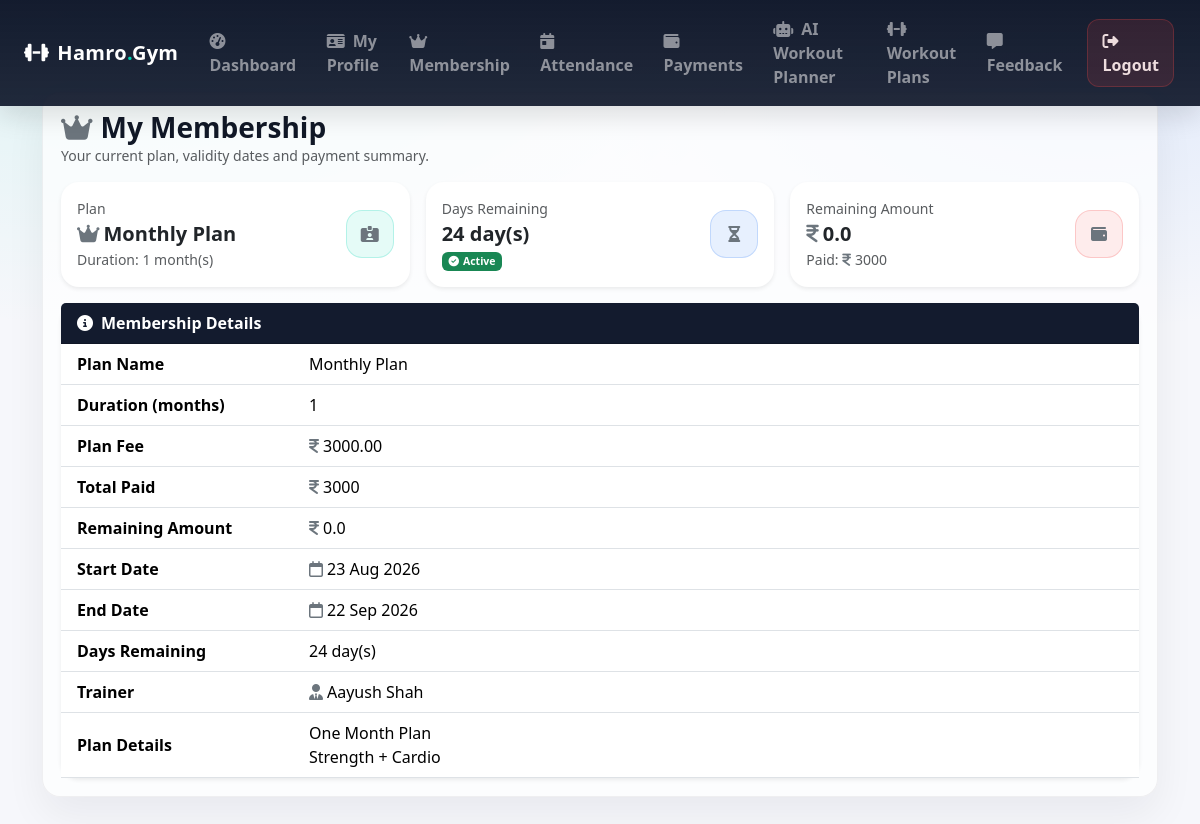
The page /member_membership/ (signed in) on the database its author committed.
### gymapp/models.py (models this page shows, shortened)
class MemberProfile(models.Model):
    GENDER_CHOICES = (
        ('MALE', 'Male'),
        ('FEMALE', 'Female'),
        ('OTHER', 'Other'),
    )
    user = models.OneToOneField(settings.AUTH_USER_MODEL, on_delete=models.CASCADE, related_name='member_profile')
    full_name = models.CharField(max_length=100)
    mobile = models.CharField(max_length=15)
    age = models.PositiveIntegerField(null=True, blank=True)
    gender = models.CharField(max_length=10, choices=GENDER_CHOICES, null=True, blank=True)
    address = models.TextField(blank=True)
    join_date = models.DateField(default=timezone.now)
    plan = models.ForeignKey(MembershipPlan,
                             on_delete=models.SET_NULL, # If plan is deleted, set to null
                             null=True, blank=True,
                             related_name='members'
                             )
    trainer = models.ForeignKey(Trainer,
                                on_delete=models.SET_NULL, # If trainer is deleted, set to null
                                null=True, blank=True,
                                related_name='members' # access members via trainer.members
                                )
    membership_start = models.DateField(null=True, blank=True)
    membership_end = models.DateField(null=True, blank=True)

class MembershipPlan(models.Model):
    name = models.CharField(max_length=100)
    duration_months = models.PositiveIntegerField()
    fee = models.DecimalField(max_digits=10, decimal_places=2)
    description = models.TextField(blank=True)

class Trainer(models.Model):
    name = models.CharField(max_length=100)
    mobile = models.CharField(max_length=15)
    specialization = models.CharField(max_length=100)
    shift_timing = models.CharField(max_length=50)

### gymapp/views.py (the view)
    def wrapper(request, *args, **kwargs):
        if not request.user.is_authenticated or getattr(request.user, 'role', None) != 'MEMBER':
            messages.error(request, 'You must be a member to access this page.')
            return redirect('member_login')
        return view_func(request, *args, **kwargs)

### gymapp/views.py (called while the page is built)
def member_required(view_func):
    def wrapper(request, *args, **kwargs):
        if not request.user.is_authenticated or getattr(request.user, 'role', None) != 'MEMBER':
            messages.error(request, 'You must be a member to access this page.')
            return redirect('member_login')
        return view_func(request, *args, **kwargs)
    return wrapper

### gymapp/templates/member_membership.html (shortened to what this page needs)
{% extends 'base.html' %}
{% block content %}
<div class="d-flex flex-wrap justify-content-between align-items-center gap-2 mb-3">
    <div>
        <h3 class="mb-0 fw-bold">
            <i class="fa-solid fa-crown me-2 text-secondary"></i>My Membership
        </h3>
        <div class="text-muted small">Your current plan, validity dates and payment summary.</div>
    </div>
</div>
{% if member.plan %}
    <div class="row g-3 mb-3">
        <div class="col-12 col-md-4">
            <div class="card border-0 shadow-sm h-100" style="border-radius:18px;">
                <div class="card-body">
                    <div class="d-flex justify-content-between align-items-center">
                        <div>
                            <div class="text-muted small">Plan</div>
                            <div class="fw-bold fs-5">
                                <i class="fa-solid fa-crown me-1 text-secondary"></i>{{ member.plan.name }}
                            </div>
                            <div class="small text-muted">
                                Duration: {{ member.plan.duration_months }} month(s)
                            </div>
                        </div>
                        <div class="d-inline-flex align-items-center justify-content-center"
                             style="width:48px;height:48px;border-radius:16px;background:rgba(0,209,178,.10);border:1px solid rgba(0,209,178,.22);">
                            <i class="fa-solid fa-id-card-clip text-secondary"></i>
                        </div>
                    </div>
                </div>
            </div>
        </div>
        <div class="col-12 col-md-4">
            <div class="card border-0 shadow-sm h-100" style="border-radius:18px;">
                <div class="card-body">
                    <div class="d-flex justify-content-between align-items-center">
                        <div>
                            <div class="text-muted small">Days Remaining</div>
                            <div class="fw-bold fs-5">
                                {% if days_remaining is not None %}
                                    {{ days_remaining }} day(s)
                                {% else %}
                                    -
                                {% endif %}
                            </div>
                            <div class="small">
                                {% if days_remaining is not None %}
                                    {% if days_remaining > 0 %}
                                        <span class="badge text-bg-success">
                                            <i class="fa-solid fa-circle-check me-1"></i>Active
                                        </span>
                                    {% elif days_remaining == 0 %}
                                        <span class="badge text-bg-warning">
                                            <i class="fa-solid fa-triangle-exclamation me-1"></i>Expires Today
                                        </span>
                                    {% else %}
                                        <span class="badge text-bg-danger">
                                            <i class="fa-solid fa-circle-xmark me-1"></i>Expired
                                        </span>
                                    {% endif %}
                                {% else %}
                                    <span class="badge text-bg-secondary">
                                        <i class="fa-solid fa-circle-info me-1"></i>Not Set
                                    </span>
                                {% endif %}
                            </div>
                        </div>
                        <div class="d-inline-flex align-items-center justify-content-center"
                             style="width:48px;height:48px;border-radius:16px;background:rgba(59,130,246,.12);border:1px solid rgba(59,130,246,.22);">
                            <i class="fa-solid fa-hourglass-half text-secondary"></i>
                        </div>
                    </div>
                </div>
            </div>
        </div>
        <div class="col-12 col-md-4">
            <div class="card border-0 shadow-sm h-100" style="border-radius:18px;">
                <div class="card-body">
                    <div class="d-flex justify-content-between align-items-center">
                        <div>
                            <div class="text-muted small">Remaining Amount</div>
                            <div class="fw-bold fs-5">
                                {% if remaining is not None %}
                                    <i class="fa-solid fa-indian-rupee-sign me-1 text-secondary"></i>{{ remaining }}
                                {% else %}
                                    -
                                {% endif %}
                            </div>
                            <div class="small text-muted">
                                Paid: <i class="fa-solid fa-indian-rupee-sign me-1 text-secondary"></i>{{ total_paid }}
                            </div>
                        </div>
                        <div class="d-inline-flex align-items-center justify-content-center"
                             style="width:48px;height:48px;border-radius:16px;background:rgba(239,68,68,.10);border:1px solid rgba(239,68,68,.22);">
                            <i class="fa-solid fa-wallet text-secondary"></i>
                        </div>
                    </div>
                </div>
            </div>
        </div>
    </div>
    <div class="card border-0 shadow-sm" style="border-radius:18px;">
        <div class="card-header" style="background: rgba(15,23,42,.98); color:#fff;">
            <div class="fw-bold">
                <i class="fa-solid fa-circle-info me-2"></i>Membership Details
            </div>
        </div>
        <div class="card-body p-0">
            <div class="table-responsive">
                <table class="table mb-0 align-middle">
                    <tbody>
                        <tr>
                            <th class="ps-3" style="width:240px;">Plan Name</th>
                            <td class="pe-3">{{ member.plan.name }}</td>
                        </tr>
                        <tr>
                            <th class="ps-3">Duration (months)</th>
                            <td class="pe-3">{{ member.plan.duration_months }}</td>
                        </tr>
                        <tr>
                            <th class="ps-3">Plan Fee</th>
                            <td class="pe-3">
                                <i class="fa-solid fa-indian-rupee-sign me-1 text-secondary"></i>{{ member.plan.fee }}
                            </td>
                        </tr>
                        <tr>
                            <th class="ps-3">Total Paid</th>
                            <td class="pe-3">
                                <i class="fa-solid fa-indian-rupee-sign me-1 text-secondary"></i>{{ total_paid }}
                            </td>
                        </tr>
                        <tr>
                            <th class="ps-3">Remaining Amount</th>
                            <td class="pe-3">
                                {% if remaining is not None %}
                                    <i class="fa-solid fa-indian-rupee-sign me-1 text-secondary"></i>{{ remaining }}
                                {% else %}
                                    -
                                {% endif %}
                            </td>
                        </tr>
                        <tr>
                            <th class="ps-3">Start Date</th>
                            <td class="pe-3">
                                {% if member.membership_start %}
                                    <i class="fa-regular fa-calendar me-1 text-secondary"></i>{{ member.membership_start|date:"d M Y" }}
                                {% else %}
                                    -
                                {% endif %}
                            </td>
                        </tr>
                        <tr>
                            <th class="ps-3">End Date</th>
                            <td class="pe-3">
                                {% if member.membership_end %}
                                    <i class="fa-regular fa-calendar me-1 text-secondary"></i>{{ member.membership_end|date:"d M Y" }}
                                {% else %}
                                    -
                                {% endif %}
                            </td>
                        </tr>
                        <tr>
                            <th class="ps-3">Days Remaining</th>
                            <td class="pe-3">
                                {% if days_remaining is not None %}
                                    {{ days_remaining }} day(s)
                                {% else %}
                                    -
                                {% endif %}
                            </td>
                        </tr>
                        <tr>
                            <th class="ps-3">Trainer</th>
                            <td class="pe-3">
                                {% if member.trainer %}
                                    <i class="fa-solid fa-user-tie me-1 text-secondary"></i>{{ member.trainer.name }}
                                {% else %}
                                    <span class="text-muted">Not Assigned</span>
                                {% endif %}
                            </td>
                        </tr>
                        <tr>
                            <th class="ps-3">Plan Details</th>
                            <td class="pe-3">
                                {% if member.plan.description %}
                                    <div style="white-space:pre-line;">{{ member.plan.description }}</div>
                                {% else %}
                                    -
                                {% endif %}
                            </td>
                        </tr>
                    </tbody>
                </table>
            </div>
        </div>
    </div>
{% endif %}
{% endblock %}

### gymapp/templates/base.html (style rules this page uses)
:root { --brand: #00d1b2; --dark-2: #0f172a; --card: #ffffff; --muted: #6b7280; }
body { background: radial-gradient(1200px 600px at 10% 0%, rgba(0, 209, 178, .10), transparent 55%), radial-gradient(900px 450px at 90% 10%, rgba(59, 130, 246, .10), transparent 55%), #f6f7fb; color: #111827; }

### rows shown on the page
MemberProfile: plan.name "Monthly Plan", plan.duration_months "1", plan.fee "3000.00", membership_start "23 Aug 2026", membership_end "22 Sep 2026", trainer.name "Aayush Shah", plan.description "One Month Plan Strength + Cardio"

### other values the page prints
{{ days_remaining }} "24"
{{ remaining }} "0.0"
{{ total_paid }} "3000"
